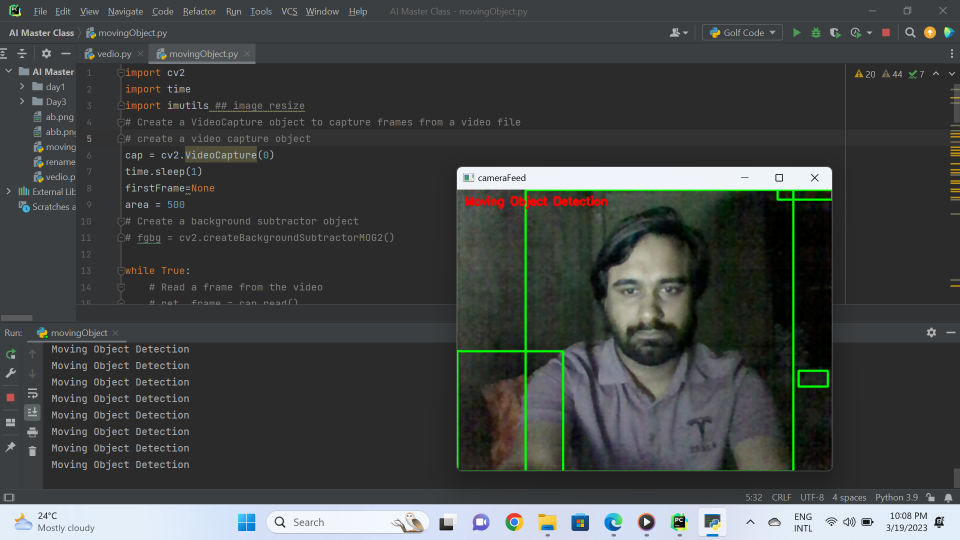
#> input picture Moving Object Dection/moving1.png, 1920 x 1080 px, given in place of the camera (shown at 1/2 size)
$ python movingObject.py
#> lines starting #> are read from the running program, lines starting #| are printed output that depends on the picture
import cv2
import time
import imutils ## image resize
# Create a VideoCapture object to capture frames from a video file
# create a video capture object
cap = cv2.VideoCapture(0)
time.sleep(1)
firstFrame=None
area = 500
# Create a background subtractor object
# fgbg = cv2.createBackgroundSubtractorMOG2()

while True:
    # Read a frame from the video
    # ret, frame = cap.read()
    _,img =cap.read()
#> img is the input picture: shape (1080, 1920, 3); mean B, G, R 68.2, 69.2, 66.2
    text = "Normal"
    img = imutils.resize(img,width=500)
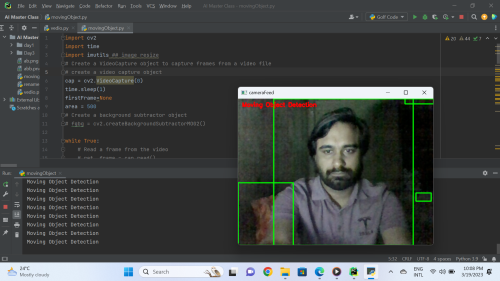
#> img: shape (281, 500, 3); mean B, G, R 68.2, 69.2, 66.2
    grayImg = cv2.cvtColor(img,cv2.COLOR_BGR2GRAY)
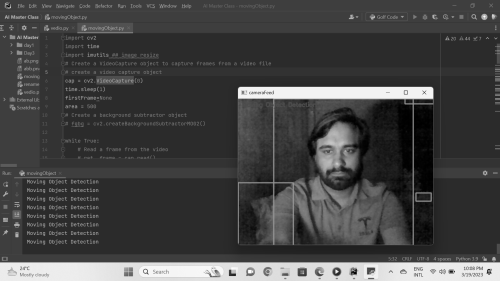
#> grayImg: shape (281, 500); min 0, max 255, mean 68.2
    gaussianImg =cv2.GaussianBlur(grayImg, (21,21),0)
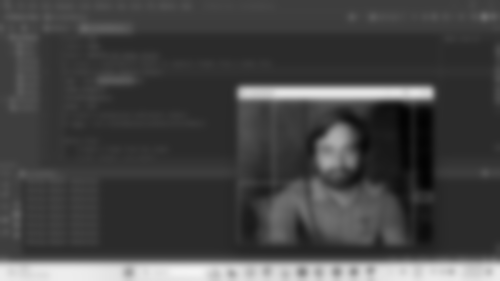
#> gaussianImg: shape (281, 500); min 2, max 243, mean 68.2
    if firstFrame is None:
        firstFrame = gaussianImg ##capturing 1st frame on iteration
        continue
    imgDiff = cv2.absdiff(firstFrame, gaussianImg)
    threshImg = cv2.threshold(imgDiff,25,255,cv2.THRESH_BINARY) [1]
    threshImg = cv2.dilate(threshImg,None,iterations=2)
    cnts =cv2.findContours(threshImg.copy(),cv2.RETR_EXTERNAL,cv2.CHAIN_APPROX_SIMPLE)
    cnts = imutils.grab_contours(cnts)
    for c in cnts:
        if cv2.contourArea(c) < area :
            continue
        (x, y, w, h) = cv2.boundingRect (c)
        cv2.rectangle(img,(x,y),(x+w, y+h),(0,255,0),2)
        text="Moving Object Detection"
    print(text)
    cv2.putText(img,text,(10,20),
            cv2.FONT_HERSHEY_SIMPLEX,0.5,(0,0,255),2)

    cv2.imshow("cameraFeed", img)
    key = cv2.waitKey(1) & 0xFF
    # Exit on key press
    if cv2.waitKey(1) == ord('q'):
            break


    #
    # # Apply background subtraction
    # # fgmask = fgbg.apply(frame)
    #
    # # Threshold the result
    # _, thresh = cv2.threshold(fgmask, 127, 255, cv2.THRESH_BINARY)
    #
    # # Perform morphological operations to remove noise
    # kernel = cv2.getStructuringElement(cv2.MORPH_ELLIPSE, (3, 3))
    # opening = cv2.morphologyEx(thresh, cv2.MORPH_OPEN, kernel)
    #
    # # Find contours of moving objects
    # contours, _ = cv2.findContours(opening, cv2.RETR_EXTERNAL, cv2.CHAIN_APPROX_SIMPLE)
    #
    # # Draw bounding boxes around the moving objects
    # for cnt in contours:
    #     x, y, w, h = cv2.boundingRect(cnt)
    #     cv2.rectangle(frame, (x, y), (x+w, y+h), (0, 255, 0), 2)
    #
    # # Display the result
    # cv2.imshow('Moving objects', frame)


  # Release the VideoCapture object and close all windows
cap.release()
cv2.destroyAllWindows()
